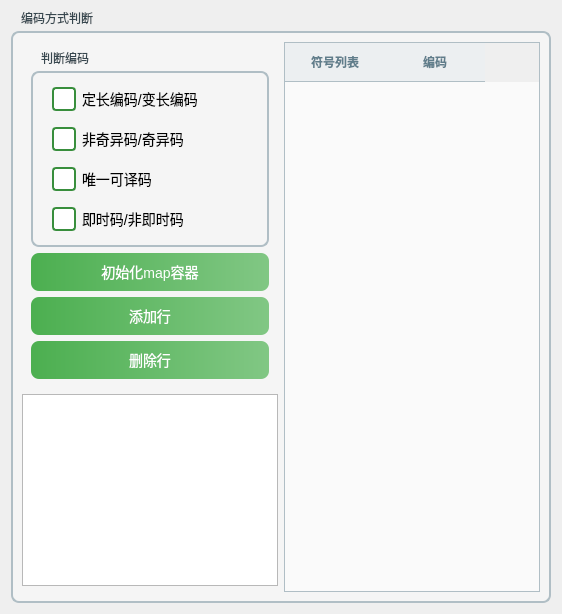
      <widget class="QWidget" name="page_4">
       <layout class="QGridLayout" name="gridLayout_14">
        <item row="0" column="0">
         <widget class="QGroupBox" name="groupBox_12">
          <property name="styleSheet">
           <string notr="true">/* QGroupBox 的整体样式 */
QGroupBox {
    background-color: #F5F5F5;
    border: 2px solid #B0BEC5;
    border-radius: 8px;
    margin-top: 20px; /* 控制标题距离上方的间距 */
    padding: 0px; /* 内部留出空间 */
}
/* 标题的样式，设置在左上角 */
QGroupBox::title {
    subcontrol-origin: margin;
    subcontrol-position: top left; /* 将标题对齐到左上角 */
    padding: 0 8px; /* 调整标题的内边距 */
    color: #37474F;
    font-size: 16px;
    font-weight: bold;
    background-color: transparent; /* 可选，设置为透明以便更好地融入背景 */
}

/* 鼠标悬停时的边框颜色 */
QGroupBox:hover {
    border: 2px solid #4CAF50;
}

/* QGroupBox 内部 QTableWidget 的样式 */
QGroupBox QTableWidget {
    border: 1px solid #B0BEC5;
    background-color: #FAFAFA;
    gridline-color: #CFD8DC;
    font-size: 14px;
    color: #37474F;
}

/* QTableWidget 的交替行颜色 */
QGroupBox QTableWidget::item {
    background-color: #FFFFFF;
}

QGroupBox QTableWidget::item:alternate {
    background-color: #F5F5F5;
}

/* 鼠标悬停效果 */
QGroupBox QTableWidget::item:hover {
    background-color: #E8F5E9;
}

/* 选中行的样式 */
QGroupBox QTableWidget::item:selected {
    background-color: #4CAF50;
    color: white;
}

/* 表头样式 */
QGroupBox QHeaderView::section {
    background-color: #ECEFF1;
    padding: 8px;
    font-weight: bold;
    color: #607D8B;
    border: none;
    border-bottom: 1px solid #B0BEC5;
}

/* 设置垂直滚动条的样式 */
QGroupBox QScrollBar:vertical {
    border: none;
    background: #E0E0E0;
    width: 8px;
    margin: 22px 0 22px 0;
}

QGroupBox QScrollBar::handle:vertical {
    background: #4CAF50;
    min-height: 20px;
    border-radius: 4px;
}

/* 隐藏滚动条的上下线 */
QGroupBox QScrollBar::add-line:vertical, QGroupBox QScrollBar::sub-line:vertical {
    height: 0px;
    width: 0px;
    subcontrol-origin: margin;
}

QGroupBox QScrollBar::add-page:vertical, QGroupBox QScrollBar::sub-page:vertical {
    background: none;
}
</string>
          </property>
          <property name="title">
           <string>编码方式判断</string>
          </property>
          <layout class="QGridLayout" name="gridLayout_21">
           <item row="0" column="0">
            <widget class="QWidget" name="widget_6" native="true">
             <layout class="QVBoxLayout" name="verticalLayout_6">
              <item>
               <widget class="QGroupBox" name="groupBox_14">
                <property name="title">
                 <string>判断编码</string>
                </property>
                <layout class="QVBoxLayout" name="verticalLayout_5">
                 <item>
                  <widget class="QCheckBox" name="checkBox">
                   <property name="styleSheet">
                    <string notr="true">QCheckBox {
    font-size: 14px;
    color: black;
    padding: 5px 10px;
    border-radius: 4px;
}

QCheckBox::indicator {
    width: 20px;
    height: 20px;
    border: 2px solid #388E3C;
    border-radius: 4px;
    background-color: #4CAF50;
    background-repeat: no-repeat;
    background-position: center;
}

QCheckBox::indicator:checked {
    background-color: #4CAF50;
    border-color: #66BB6A;
}

QCheckBox::indicator:unchecked {
    background-color: #ffffff;
    border-color: #388E3C;
}

QCheckBox:hover {
    background-color: #66BB6A;
}

QCheckBox:pressed {
    background-color: #388E3C;
    border-color: #2C6B33;
}

QCheckBox::indicator:checked:hover {
    background-color: #66BB6A;
}

QCheckBox::indicator:unchecked:hover {
    background-color: #66BB6A;
}
</string>
                   </property>
                   <property name="text">
                    <string>定长编码/变长编码</string>
                   </property>
                  </widget>
                 </item>
                 <item>
                  <widget class="QCheckBox" name="checkBox_2">
                   <property name="styleSheet">
                    <string notr="true">QCheckBox {
    font-size: 14px;
    color: black;
    padding: 5px 10px;
    border-radius: 4px;
}

QCheckBox::indicator {
    width: 20px;
    height: 20px;
    border: 2px solid #388E3C;
    border-radius: 4px;
    background-color: #4CAF50;
    background-repeat: no-repeat;
    background-position: center;
}

QCheckBox::indicator:checked {
    background-color: #4CAF50;
    border-color: #66BB6A;
}

QCheckBox::indicator:unchecked {
    background-color: #ffffff;
    border-color: #388E3C;
}

QCheckBox:hover {
    background-color: #66BB6A;
}

QCheckBox:pressed {
    background-color: #388E3C;
    border-color: #2C6B33;
}

QCheckBox::indicator:checked:hover {
    background-color: #66BB6A;
}

QCheckBox::indicator:unchecked:hover {
    background-color: #66BB6A;
}
</string>
                   </property>
                   <property name="text">
                    <string>非奇异码/奇异码</string>
                   </property>
                  </widget>
                 </item>
                 <item>
                  <widget class="QCheckBox" name="checkBox_3">
                   <property name="styleSheet">
                    <string notr="true">QCheckBox {
    font-size: 14px;
    color: black;
    padding: 5px 10px;
    border-radius: 4px;
}

QCheckBox::indicator {
    width: 20px;
    height: 20px;
    border: 2px solid #388E3C;
    border-radius: 4px;
    background-color: #4CAF50;
    background-repeat: no-repeat;
    background-position: center;
}

QCheckBox::indicator:checked {
    background-color: #4CAF50;
    border-color: #66BB6A;
}

QCheckBox::indicator:unchecked {
    background-color: #ffffff;
    border-color: #388E3C;
}

QCheckBox:hover {
    background-color: #66BB6A;
}

QCheckBox:pressed {
    background-color: #388E3C;
    border-color: #2C6B33;
}

QCheckBox::indicator:checked:hover {
    background-color: #66BB6A;
}

QCheckBox::indicator:unchecked:hover {
    background-color: #66BB6A;
}
</string>
                   </property>
                   <property name="text">
                    <string>唯一可译码</string>
                   </property>
                  </widget>
                 </item>
                 <item>
                  <widget class="QCheckBox" name="checkBox_4">
                   <property name="styleSheet">
                    <string notr="true">QCheckBox {
    font-size: 14px;
    color: black;
    padding: 5px 10px;
    border-radius: 4px;
}

QCheckBox::indicator {
    width: 20px;
    height: 20px;
    border: 2px solid #388E3C;
    border-radius: 4px;
    background-color: #4CAF50;
    background-repeat: no-repeat;
    background-position: center;
}

QCheckBox::indicator:checked {
    background-color: #4CAF50;
    border-color: #66BB6A;
}

QCheckBox::indicator:unchecked {
    background-color: #ffffff;
    border-color: #388E3C;
}

QCheckBox:hover {
    background-color: #66BB6A;
}

QCheckBox:pressed {
    background-color: #388E3C;
    border-color: #2C6B33;
}

QCheckBox::indicator:checked:hover {
    background-color: #66BB6A;
}

QCheckBox::indicator:unchecked:hover {
    background-color: #66BB6A;
}
</string>
                   </property>
                   <property name="text">
                    <string>即时码/非即时码</string>
                   </property>
                  </widget>
                 </item>
                </layout>
               </widget>
              </item>
              <item>
               <widget class="QPushButton" name="pushButton_21">
                <property name="styleSheet">
                 <string notr="true">QPushButton {
    background-color: qlineargradient(spread:pad, x1:0, y1:0, x2:1, y2:0, stop:0 #4CAF50, stop:1 #81C784);
    color: white;
    font-size: 14px;
    border-radius: 8px;
    padding: 8px 16px;
}

QPushButton:hover {
    background-color: #66BB6A;
}

QPushButton:pressed {
    background-color: #388E3C;
}</string>
                </property>
                <property name="text">
                 <string>初始化map容器</string>
                </property>
               </widget>
              </item>
              <item>
               <widget class="QPushButton" name="pushButton_22">
                <property name="styleSheet">
                 <string notr="true">QPushButton {
    background-color: qlineargradient(spread:pad, x1:0, y1:0, x2:1, y2:0, stop:0 #4CAF50, stop:1 #81C784);
    color: white;
    font-size: 14px;
    border-radius: 8px;
    padding: 8px 16px;
}

QPushButton:hover {
    background-color: #66BB6A;
}

QPushButton:pressed {
    background-color: #388E3C;
}</string>
                </property>
                <property name="text">
                 <string>添加行</string>
                </property>
               </widget>
              </item>
              <item>
               <widget class="QPushButton" name="pushButton_23">
                <property name="styleSheet">
                 <string notr="true">QPushButton {
    background-color: qlineargradient(spread:pad, x1:0, y1:0, x2:1, y2:0, stop:0 #4CAF50, stop:1 #81C784);
    color: white;
    font-size: 14px;
    border-radius: 8px;
    padding: 8px 16px;
}

QPushButton:hover {
    background-color: #66BB6A;
}

QPushButton:pressed {
    background-color: #388E3C;
}</string>
                </property>
                <property name="text">
                 <string>删除行</string>
                </property>
               </widget>
              </item>
             </layout>
            </widget>
           </item>
           <item row="0" column="1" rowspan="3">
            <widget class="QTableWidget" name="tableWidget_4">
             <column>
              <property name="text">
               <string>符号列表</string>
              </property>
             </column>
             <column>
              <property name="text">
               <string>编码</string>
              </property>
             </column>
            </widget>
           </item>
           <item row="1" column="0">
            <widget class="QPlainTextEdit" name="plainTextEdit_5"/>
           </item>
          </layout>
         </widget>
        </item>
       </layout>
      </widget>
